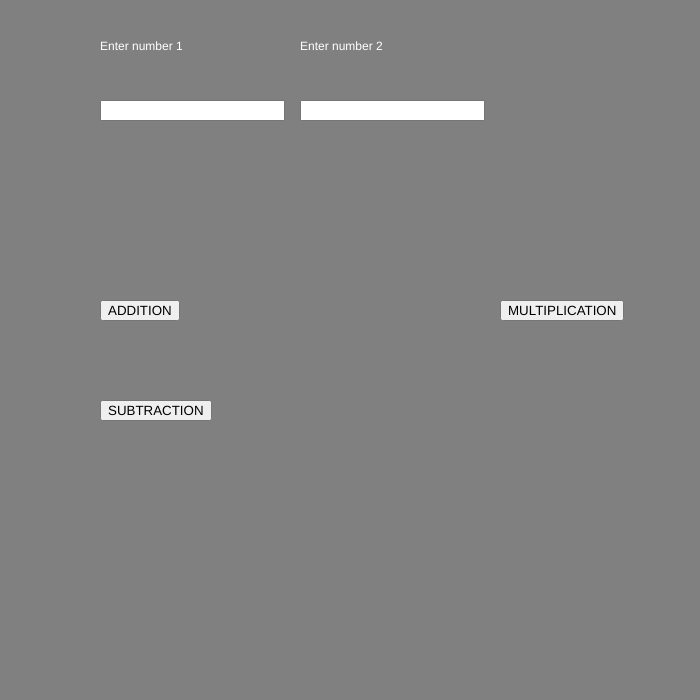
Frame 1 (no input)
Frame 60 (no input): identical to frame 1, image omitted
Frame 120 (the mouse pressed at the canvas centre since frame 60): identical to frame 1, image omitted

The p5.js sketch that drew this single still picture (run headless with seeded random() and noise() and a simulated clock; from frame 60 on, the mouse is pressed at the canvas centre):

// p5.js sketch
// ── sketch.js
var num1 , num2 ;
var b1,b2,b3;
function setup() {
  createCanvas(700, 700);

  num1=createInput();
  num1.position(100,100);

  num2=createInput();
  num2.position(300,100);

  b1=createButton("ADDITION");
  b1.position(100,300);
  b1.mousePressed(add);

  b2=createButton("SUBTRACTION");
  b2.position(100,400);
  b2.mousePressed(sub);

  b3=createButton("MULTIPLICATION");
  b3.position(500,300);
  b3.mousePressed(mul);


}

function draw() {
  background("gray");

  fill ("white");
  text("Enter number 1",100,50);
  text("Enter number 2",300,50);

  n1=parseInt(num1.value());
  n2=parseInt(num2.value());

}

function add(){
  console.log(n1+n2);
}
function sub(){
  console.log(n1-n2);
}
function mul(){
  console.log(n1*n2);
}
